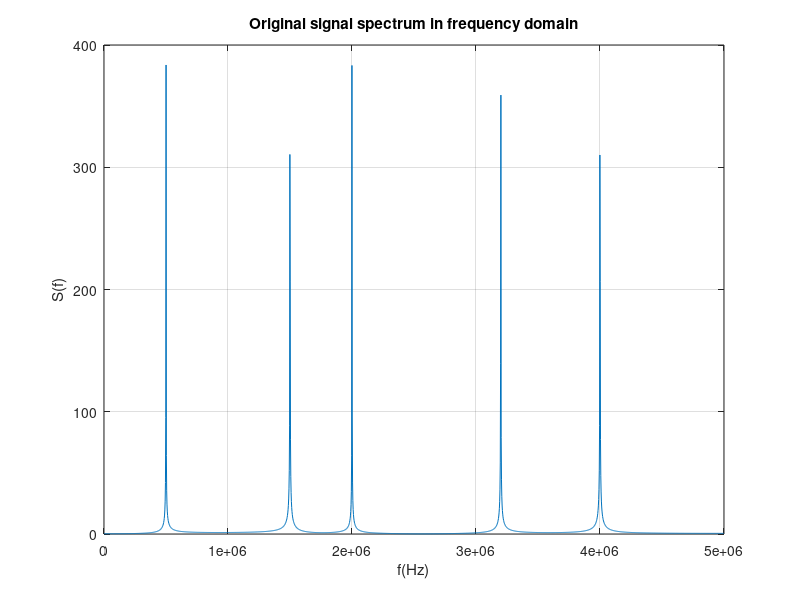

This chart was generated by the following MATLAB code: (Note: this script raises an error after producing the figure.)
% Generating signals
Fs = 10e6;
% Fs=10MHz
f1 = 0.5e6;

f2 = 1.5e6;

f3 = 2e6;

f4 = 3.2e6;

f5 = 4e6;

t = 0 : 1/Fs : 1;
s1 = cos((2 * pi * f1) .* t);

s2 = cos((2 * pi * f2) .* t);

s3 = cos((2 * pi * f3) .* t);

s4 = cos((2 * pi * f4) .* t);

s5 = cos((2 * pi * f5) .* t);
s = (s1 + s2 + s3 + s4 + s5) ./ 5;
% add them

len=4096;

f = Fs .* (0 :len/2-1) ./ len ;

y=fft(s,len);

figure(1);
plot(f, abs(y(1:len/2))); grid;
% plot original signal s on the frequency domain

title('Original signal spectrum in frequency domain')
xlabel('f(Hz)');
ylabel('S(f)');

%[SOS, G] = tf2sos(b, a)
%load('.\a.mat');
%load('.\b.mat');

s_bp=filter(Num,Den,s); % do IIR filtering to get bandpass signal s_bp
y_bp=fft(s_bp,len); % do len points FFT transform on the signal s_bp
figure(2);
plot(f, abs(y_bp(1:len/2))); grid;


